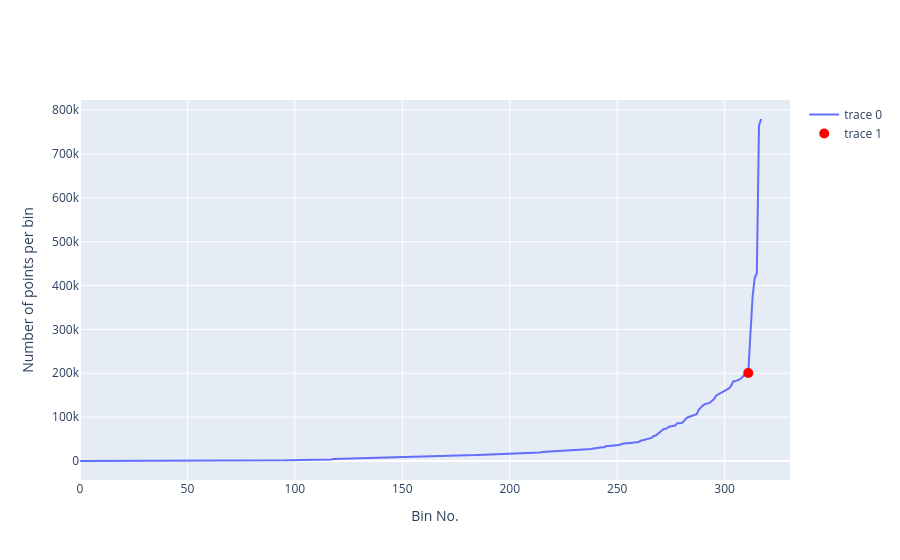

Source (notebook cell):
### Code cell
profileNo_vs_latlon_bins(df_ST, lat_step=5, lon_step=5, show_threshold=True, threshold_quantile=0.99)

### Figure 1 — Plotly figure (JSON) as saved in the notebook; plotly's stock layout.template omitted (floating-point values rounded to 4 significant figures; data arrays with more than 128 entries replaced by an {"elided": "..."} marker saying what was removed)
{"data": [{"type": "scatter", "x": {"elided": "318 int values"}, "y": {"elided": "318 int values"}}, {"marker": {"color": "red", "size": 10}, "mode": "markers", "type": "scatter", "x": [311], "y": [200766]}], "layout": {"xaxis": {"title": {"text": "Bin No."}}, "yaxis": {"title": {"text": "Number of points per bin"}}}}
